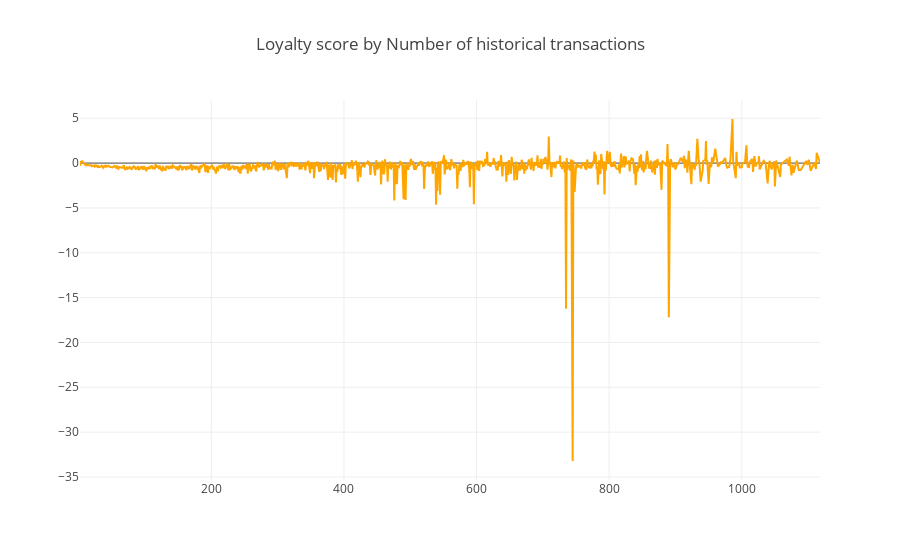

Write notebook code for a chart like this one.
### Code cell
cnt_srs = train_df.groupby('num_hist_transactions')[target_col].mean()
cnt_srs = cnt_srs.sort_index()
cnt_srs = cnt_srs[:-50]

def scatter_plot(cnt_srs, color):
    trace = go.Scatter(
    x=cnt_srs.index[::-1],
    y=cnt_srs.values[::-1],
    showlegend=False,
    marker=dict(color=color,),)
    return trace

trace = scatter_plot(cnt_srs, 'orange')
layout = dict(title='Loyalty score by Number of historical transactions')
data = [trace]
fig = go.Figure(data=data, layout=layout)
py.iplot(fig, filename='Histtranscnt')

### Figure 1 — Plotly figure (JSON) as saved in the notebook; plotly's stock layout.template omitted (floating-point values rounded to 4 significant figures; data arrays with more than 128 entries replaced by an {"elided": "..."} marker saying what was removed)
{"data": [{"marker": {"color": "orange"}, "showlegend": false, "type": "scatter", "x": {"elided": "973 int values"}, "y": {"elided": "973 float values"}}], "layout": {"title": "Loyalty score by Number of historical transactions"}}
